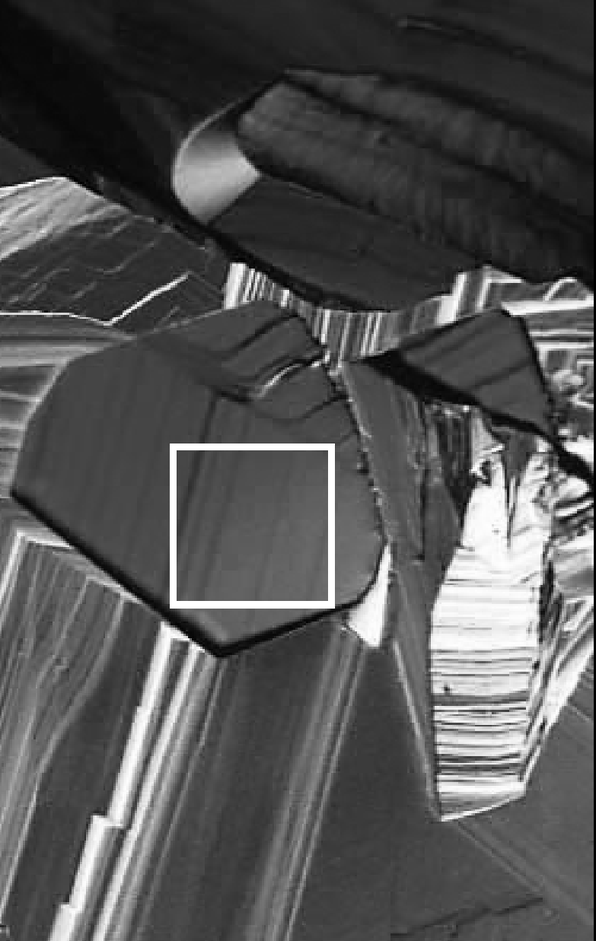
%> input picture DIPUM2E_International_Original_Book_Images/DIPUM2E_International_Original_Book_Images/DIPUM2E_International_Ed_CH11_Images/Fig1121(a).tif, 596 x 941 px, shrunk from 783 x 1237 before the run
$ octave e8_10.m   (GNU Octave 9; MATLAB toolbox functions it lacks are replaced by stand-ins)
%> lines starting %> are read from the running program, lines starting %| are printed output that depends on the picture
### dipum_toolbox_2.0.1/statxture.m
function t = statxture(f, scale)
%STATXTURE Computes statistical measures of texture in an image.
%   T = STATXURE(F, SCALE) computes six measures of texture from an
%   image (region) F. Parameter SCALE is a 6-dim row vector whose
%   elements multiply the 6 corresponding elements of T for scaling
%   purposes. If SCALE is not provided it defaults to all 1s.  The
%   output T is 6-by-1 vector with the following elements:
%     T(1) = Average gray level
%     T(2) = Average contrast
%     T(3) = Measure of smoothness
%     T(4) = Third moment
%     T(5) = Measure of uniformity
%     T(6) = Entropy

%   Copyright 2002-2009 R. C. Gonzalez, R. E. Woods, and S. L. Eddins
%   From the book Digital Image Processing Using MATLAB, 2nd ed.,
%   Gatesmark Publishing, 2009.
%
%   Book web site: http://www.imageprocessingplace.com
%   Publisher web site: http://www.gatesmark.com/DIPUM2e.htm

if nargin == 1
   scale(1:6) = 1;
else % Make sure it's a row vector.
   scale = scale(:)';
end

% Obtain histogram and normalize it.
p = imhist(f);
p = p./numel(f);
L = length(p);

% Compute the three moments. We need the unnormalized ones
% from function statmoments. These are in vector mu.
[v, mu] = statmoments(p, 3);

% Compute the six texture measures:
% Average gray level.
t(1) = mu(1);
% Standard deviation.
t(2) = mu(2).^0.5;
% Smoothness.
% First normalize the variance to [0 1] by
% dividing it by (L-1)^2.
varn = mu(2)/(L - 1)^2;
t(3) = 1 - 1/(1 + varn);
% Third moment (normalized by (L - 1)^2 also).
t(4) = mu(3)/(L - 1)^2;
% Uniformity.
t(5) = sum(p.^2);
% Entropy.
t(6) = -sum(p.*(log2(p + eps)));

% Scale the values.
t = t.*scale;

### example/e8_10.m
clc,clear,close all;
f1 = imread('Fig1121(a).tif');
%> f1 is the input picture: size 941x596 uint8; min 0, max 255, mean 83.1
f2 = imread('Fig1121(b).tif');
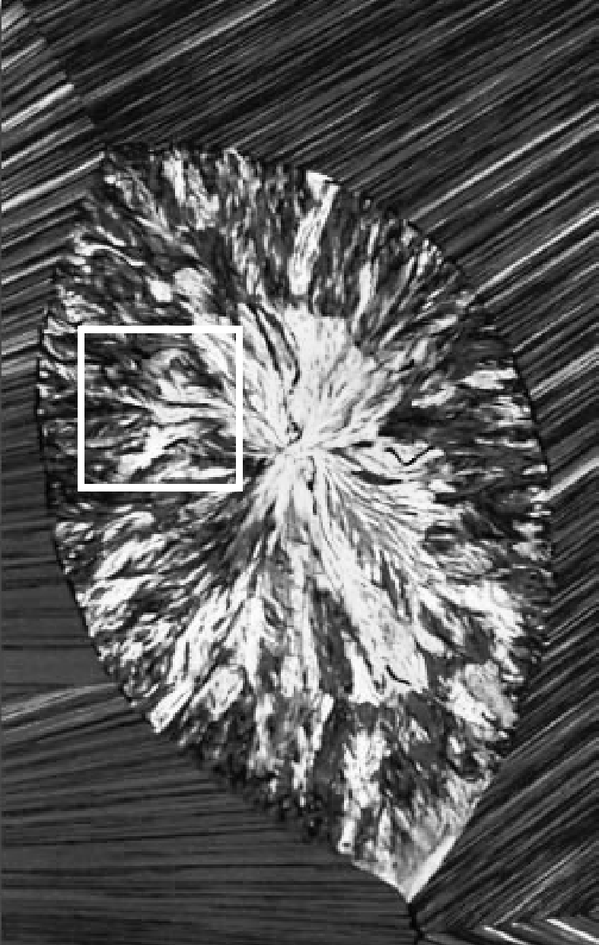
%> input picture DIPUM2E_International_Original_Book_Images/DIPUM2E_International_Original_Book_Images/DIPUM2E_International_Ed_CH11_Images/Fig1121(b).tif, 599 x 945 px, shrunk from 787 x 1242 before the run
%> f2 is the input picture: size 945x599 uint8; min 0, max 255, mean 89.6
f3 = imread('Fig1121(c).tif');
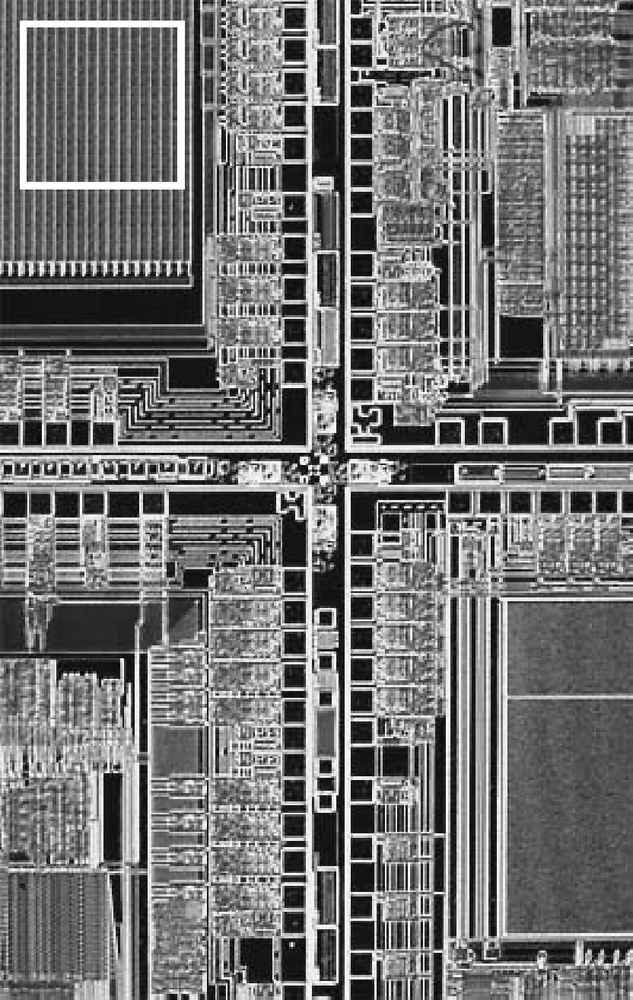
%> input picture DIPUM2E_International_Original_Book_Images/DIPUM2E_International_Original_Book_Images/DIPUM2E_International_Ed_CH11_Images/Fig1121(c).tif, 633 x 1000 px, shrunk from 832 x 1314 before the run
%> f3 is the input picture: size 1000x633 uint8; min 0, max 255, mean 115
figure
subplot(231),imshow(f1)
subplot(232),imshow(f2)
subplot(233),imshow(f3)
f1 = imhist(f1);
%> f1 = 256 values, max 12015 at index 70, min 113 at index 5, mean 2190.8
f2 = imhist(f2);
%> f2 = 256 values, max 7035 at index 59, min 66 at index 2, mean 2211.2
f3 = imhist(f3);
%> f3 = 256 values, max 9177 at index 22, min 222 at index 2, mean 2472.7
subplot(234),plot(f1)
subplot(235),plot(f2)
subplot(236),plot(f3)
%> after `plot(f3)`:
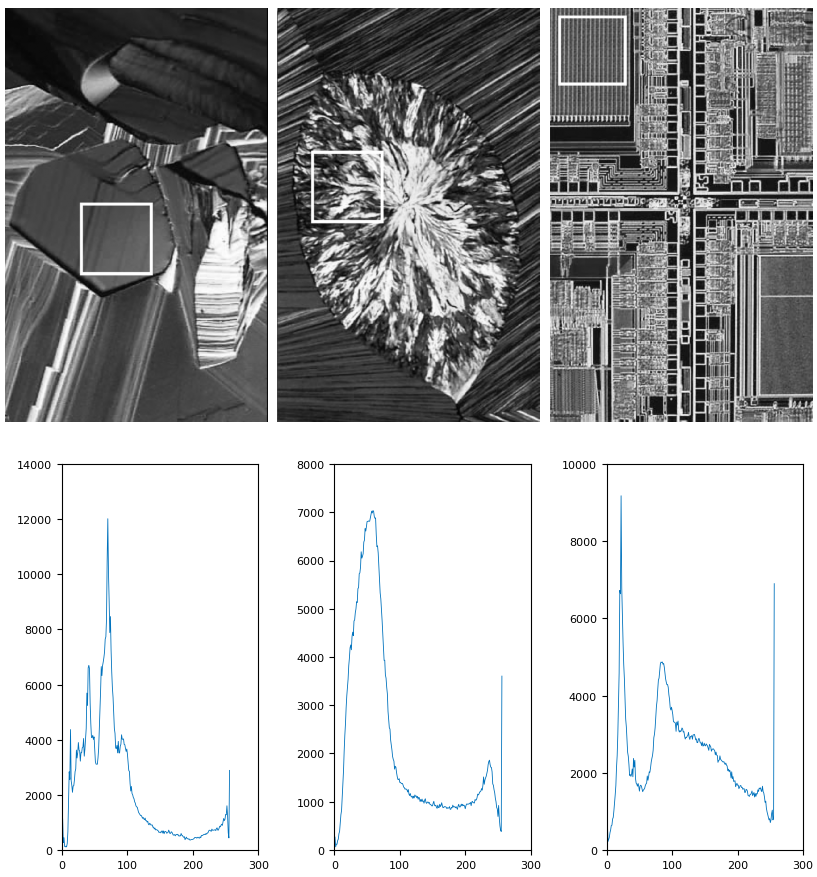
%> figure redrawn from the program's plot data, 6 panels
t = statxture(f1)
%> in statxture, `p = imhist(f);`: p = 256 values from 0 to 256
%> in statxture, `p = p./numel(f);`: p = 256 values from 0 to 1
%> the run ends on the next line
